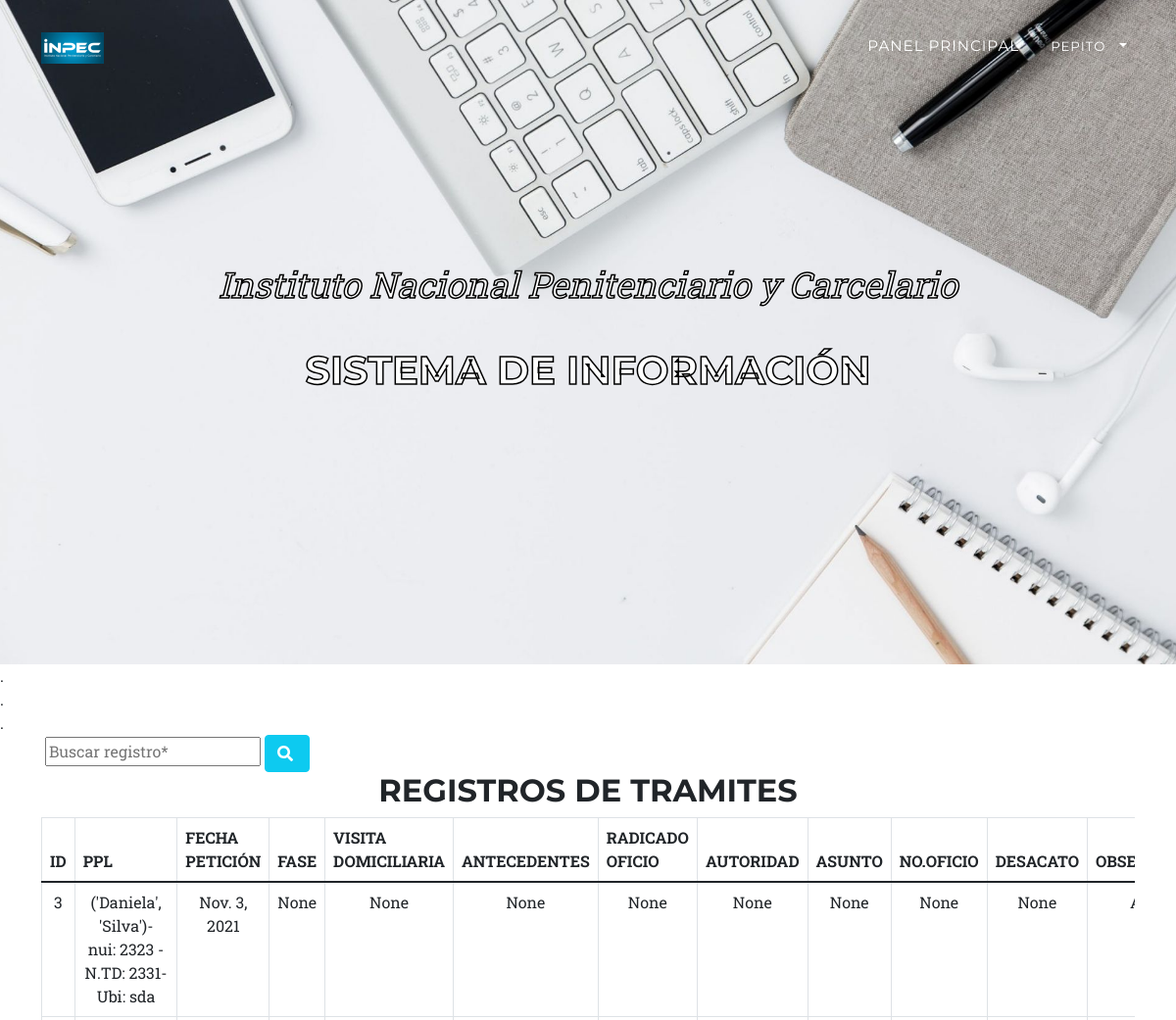
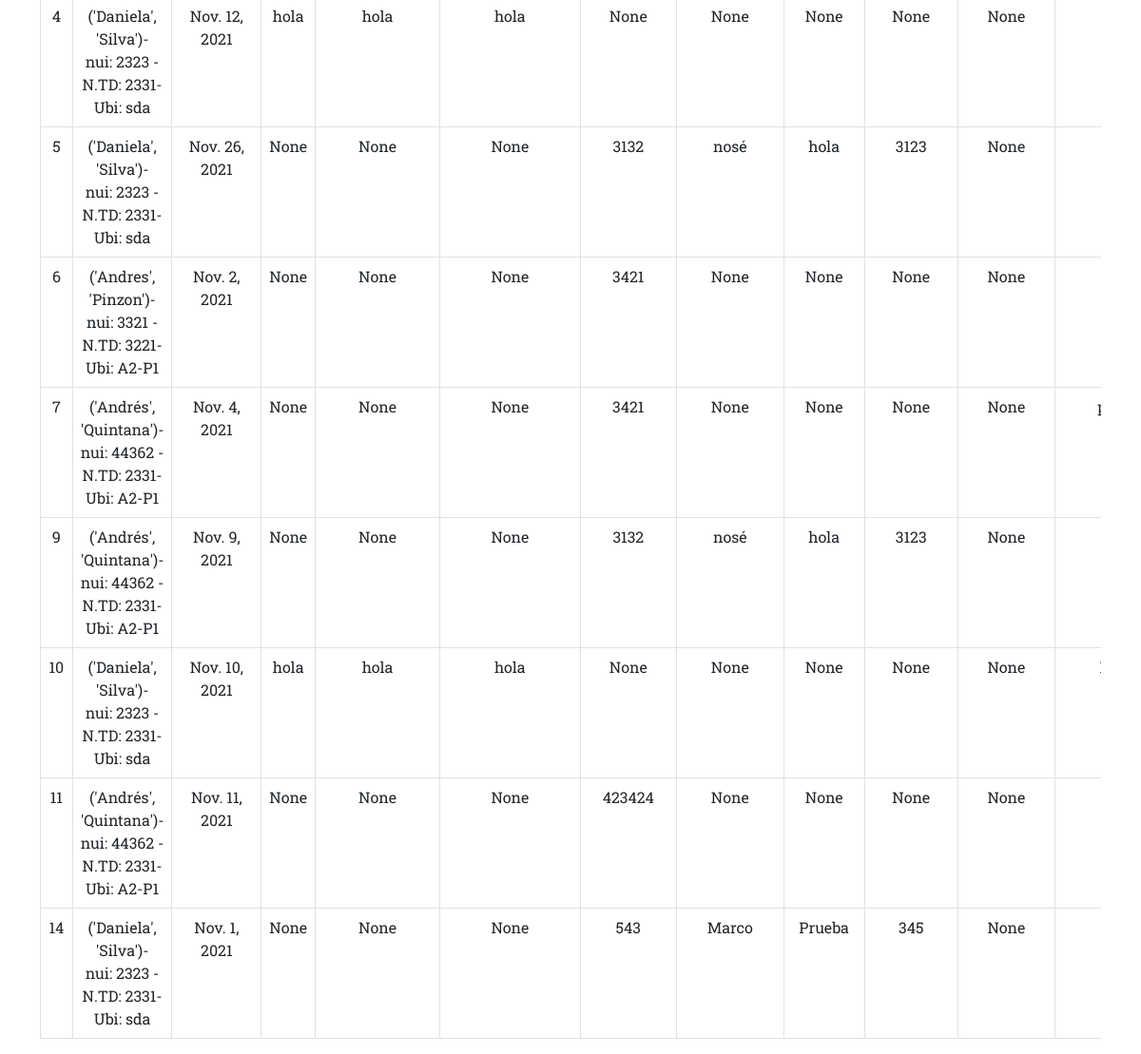
The page /asesor/ on the database its author committed (2 pictures, top to bottom).
### mainApp/models.py (models this page shows, shortened)
class PPLxTramites(models.Model):
    id_ppl = models.ForeignKey(PPL,on_delete=models.CASCADE)
    id_funcionario = models.ForeignKey(Funcionario,on_delete=models.CASCADE)
    id_tipotramite = models.ForeignKey(Tipo_tramite,on_delete=models.CASCADE,)
    id_estadotramite = models.ForeignKey(Estado_tramites,on_delete=models.CASCADE)
    fecha_peticion = models.DateField(null=True,blank=True)
    fase_72h = models.CharField(max_length=100,null=True,blank=True)
    visitadomi_72h = models.CharField(max_length=100,null=True,blank=True)
    antecedentes_72h = models.CharField(max_length=100,null=True,blank=True)
    radi_oficio_libertades = models.IntegerField(null=True,blank=True)
    autoridad_tutela = models.CharField(max_length=100,null=True,blank=True)
    asunto_tutela = models.CharField(max_length=100,null=True,blank=True)
    oficio_envio_tutela = models.CharField(max_length=100,null=True,blank=True)
    observa_desa_tutela = models.CharField(max_length=200,null=True,blank=True)
    observaciones = models.CharField(max_length=200,null=True,blank=True)
    fecha_envio_tramite= models.DateField(null=True,blank=True)
    created_at = models.DateTimeField(auto_now_add=True)
    update_at = models.DateTimeField(auto_now=True)

class PPL(models.Model):
    nui = models.IntegerField()
    n_td = models.IntegerField()
    nombre = models.CharField(max_length=50)
    apellido = models.CharField(max_length=50)
    documento = models.IntegerField()
    fecha_nacimiento = models.DateField()
    fecha_captura = models.DateField()
    situacion_juridica = models.CharField(max_length=50)
    genero = models.CharField(max_length=10)
    ubicacion = models.CharField(max_length=50)
    delito = models.CharField(max_length=50)
    created_at = models.DateTimeField(auto_now_add=True)
    update_at = models.DateTimeField(auto_now=True)
    class Meta:
        verbose_name = "PPL"
        verbose_name_plural = "PPLS"
    def __str__(self):
        return f"{self.nombre, self.apellido}- nui: {self.nui} - N.TD: {self.n_td}- Ubi: {self.ubicacion}"

### mainApp/views.py (the view, shortened to what this page needs)
# urls.py: path('asesor/', views.buscarx, name ='asesor'),
def buscarx(request):
    busqueda = request.GET.get("buscar")
    tramites = PPLxTramites.objects.all()
    return render(request, 'vista_asesor.html', {'tramites': tramites})

### mainApp/models.py (called while the page is built)
    def __str__(self):
        return f"{self.nombre_tipo}"

    def __str__(self):
        return f"{self.estado_tramite}"

    def __str__(self):
        return f"{self.nombre_funci, self.apellidos_funci}"

### mainApp/templates/vista_asesor.html (shortened to what this page needs)
{% load static %}
<!DOCTYPE html>
<html lang="en">
    <head>
        <link href="{% static 'css/styles.css' %}" rel="stylesheet" />
    </head>
    <body id="page-top">
        <nav class="navbar navbar-expand-lg navbar-dark fixed-top" id="mainNav">
            <div class="container">
                <a class="navbar-brand" href="#page-top"><img src="{% static 'assets/img/logo.png' %}" alt="..." /></a>
                <div class="collapse navbar-collapse" id="navbarResponsive">
                    <ul class="navbar-nav text-uppercase ms-auto py-4 py-lg-0">
                        <li class="nav-item"><a class="nav-link" href="#services">Panel Principal</a></li>
                        <li class="nav-item dropdown no-arrow">
                            <a class="nav-link dropdown-toggle" href="#" id="userDropdown" role="button"
                                data-toggle="dropdown" aria-haspopup="true" aria-expanded="false">
                                <span class="mr-3 d-none d-lg-inline text-gray-500 small">PEPITO</span>
                            </a>
                        </li>
                    </ul>
                </div>
            </div>
        </nav>
        <header class="mastheadases">
            <div class="container">
                <div class="mastheadases-subheading">Instituto Nacional Penitenciario y Carcelario</div>
                <div class="mastheadases-heading text-uppercase">Sistema de Información</div>
            </div>
        </header>
            <div>.</div>
            <div>.</div>
            <div>.</div>
          <div class="container">
          <form  data-sb-form-api-token="API_TOKEN" method="get">
                                 <input  name= "buscar" type="text" placeholder="Buscar registro*" value="{{request.GET.buscar}}"/>
                            <button class="btn btn-info " data-bs-dismiss="" type="submit">
                                        <i class="fas fa-search me-1"></i>
                            </button>
            </form>
          <h2 class="section-heading text-center">REGISTROS DE TRAMITES</h2>
          <div data-bs-spy="scroll" data-bs-target="#navbar-example3" data-bs-offset="0" tabindex="0">
                    <div class="col-ms-8" style="overflow: scroll">
                        <table class="table table-bordered">
                            <thead class="">
                                <tr class="text">
                                    <th>ID</th>
                                    <th>PPL</th>
                                    <th>FECHA PETICIÓN</th>
                                    <th>FASE</th>
                                    <th>VISITA DOMICILIARIA</th>
                                    <th>ANTECEDENTES</th>
                                    <th>RADICADO OFICIO</th>
                                    <th>AUTORIDAD</th>
                                    <th>ASUNTO</th>
                                    <th>NO.OFICIO</th>
                                    <th>DESACATO</th>
                                    <th>OBSERVACIONES</th>
                                </tr>
                            </thead>
                        <tbody>
                            {%for tramite in tramites%}
                                <tr class="text-center">
                                    <td>{{tramite.id}}</td>
                                    <td>{{tramite.id_ppl}}</td>
                                    <td>{{tramite.fecha_peticion}}</td>
                                    <td>{{tramite.fase_72h}}</td>
                                    <td>{{tramite.visitadomi_72h}}</td>
                                    <td>{{tramite.antecedentes_72h}}</td>
                                    <td>{{tramite.radi_oficio_libertades}}</td>
                                    <td>{{tramite.autoridad_tutela}}</td>
                                    <td>{{tramite.asunto_tutela}}</td>
                                    <td>{{tramite.oficio_envio_tutela}}</td>
                                    <td>{{tramite.observa_desa_tutela}}</td>
                                    <td>{{tramite.observaciones}}</td>
                                </tr>
                            {%endfor%}
                        </tbody>
                    </table>
                </div>
                                </div>
                            </div>
    </body>
</html>

### rows shown on the page
PPLxTramites: id "3", id_ppl "('Daniela', 'Silva')- nui: 2323 - N.TD: 2331- Ubi: sda", fecha_peticion "Nov. 3, 2021", fase_72h "None", visitadomi_72h "None", antecedentes_72h "None", radi_oficio_libertades "None", autoridad_tutela "None", asunto_tutela "None", oficio_envio_tutela "None", observa_desa_tutela "None"
PPLxTramites: id "4", id_ppl "('Daniela', 'Silva')- nui: 2323 - N.TD: 2331- Ubi: sda", fecha_peticion "Nov. 12, 2021", fase_72h "hola", visitadomi_72h "hola", antecedentes_72h "hola", radi_oficio_libertades "None", autoridad_tutela "None", asunto_tutela "None", oficio_envio_tutela "None", observa_desa_tutela "None"
PPLxTramites: id "5", id_ppl "('Daniela', 'Silva')- nui: 2323 - N.TD: 2331- Ubi: sda", fecha_peticion "Nov. 26, 2021", fase_72h "None", visitadomi_72h "None", antecedentes_72h "None", radi_oficio_libertades "3132", autoridad_tutela "nosé", asunto_tutela "hola", oficio_envio_tutela "3123", observa_desa_tutela "None"
PPLxTramites: id "6", id_ppl "('Andres', 'Pinzon')- nui: 3321 - N.TD: 3221- Ubi: A2-P1", fecha_peticion "Nov. 2, 2021", fase_72h "None", visitadomi_72h "None", antecedentes_72h "None", radi_oficio_libertades "3421", autoridad_tutela "None", asunto_tutela "None", oficio_envio_tutela "None", observa_desa_tutela "None"
PPLxTramites: id "7", id_ppl "('Andrés', 'Quintana')- nui: 44362 - N.TD: 2331- Ubi: A2-P1", fecha_peticion "Nov. 4, 2021", fase_72h "None", visitadomi_72h "None", antecedentes_72h "None", radi_oficio_libertades "3421", autoridad_tutela "None", asunto_tutela "None", oficio_envio_tutela "None", observa_desa_tutela "None"
PPLxTramites: id "9", id_ppl "('Andrés', 'Quintana')- nui: 44362 - N.TD: 2331- Ubi: A2-P1", fecha_peticion "Nov. 9, 2021", fase_72h "None", visitadomi_72h "None", antecedentes_72h "None", radi_oficio_libertades "3132", autoridad_tutela "nosé", asunto_tutela "hola", oficio_envio_tutela "3123", observa_desa_tutela "None"
PPLxTramites: id "10", id_ppl "('Daniela', 'Silva')- nui: 2323 - N.TD: 2331- Ubi: sda", fecha_peticion "Nov. 10, 2021", fase_72h "hola", visitadomi_72h "hola", antecedentes_72h "hola", radi_oficio_libertades "None", autoridad_tutela "None", asunto_tutela "None", oficio_envio_tutela "None", observa_desa_tutela "None"
PPLxTramites: id "11", id_ppl "('Andrés', 'Quintana')- nui: 44362 - N.TD: 2331- Ubi: A2-P1", fecha_peticion "Nov. 11, 2021", fase_72h "None", visitadomi_72h "None", antecedentes_72h "None", radi_oficio_libertades "423424", autoridad_tutela "None", asunto_tutela "None", oficio_envio_tutela "None", observa_desa_tutela "None"
PPLxTramites: id "14", id_ppl "('Daniela', 'Silva')- nui: 2323 - N.TD: 2331- Ubi: sda", fecha_peticion "Nov. 1, 2021", fase_72h "None", visitadomi_72h "None", antecedentes_72h "None", radi_oficio_libertades "543", autoridad_tutela "Marco", asunto_tutela "Prueba", oficio_envio_tutela "345", observa_desa_tutela "None"
